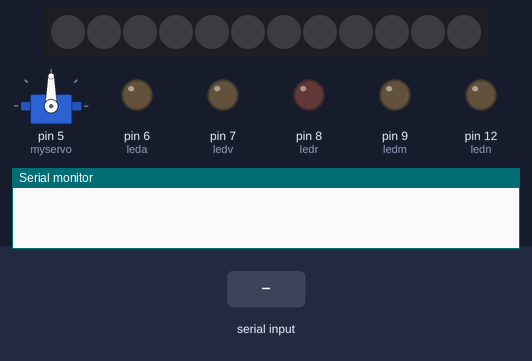
Recording of a sketch running on a simulated Arduino Uno, built with avr-gcc and run on an emulated ATmega328P. Shown: 12 RGB LEDs in strip order, left to right, servo, output pins drawn as LEDs (lit = HIGH), the last lines printed to the serial monitor. The test bench sets the inputs (shaded band). Dim RGB values are drawn brighter than linear.

Above: at 1.2 s.
1.3 s: "n" received over the second serial link
At 2.4 s:
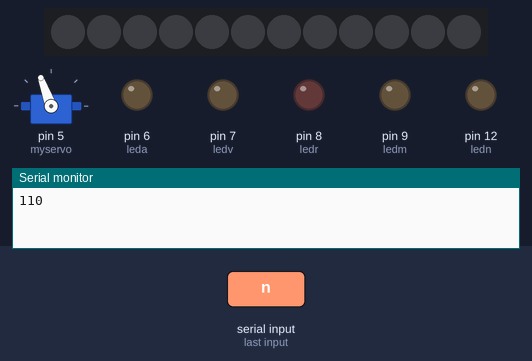
2.8 s: "s" received over the second serial link
At 3.4 s:
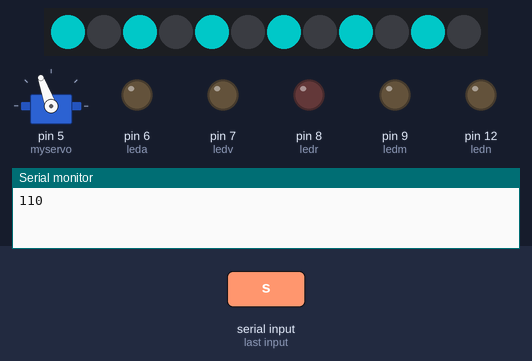
At 3.75 s:
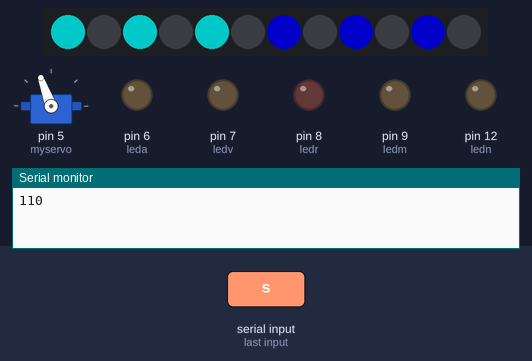
Timing chart, 0 to 5.8 s (numbered marks = the images above; inputs shaded):
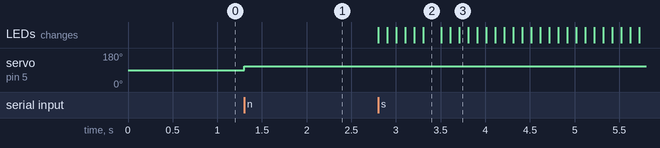

The sketch:

sketch_practica4arregladaconserv.ino
```cpp
#include <SoftwareSerial.h> //librerias que se usan
#include <Adafruit_NeoPixel.h>
#include <LedControl.h>
#include <Servo.h>

int bluetoothTx = 2; // bluetooth tx para 10 pin
int bluetoothRx = 3; // bluetooth rx para 11 pin

SoftwareSerial elbt(bluetoothTx, bluetoothRx); /*configuracion del bluetooth*/

char letra;
int numero;/**/

int ledm = 9;/*configuracion de las leds*/
int ledr = 8;
int ledv = 7;
int leda = 6;
int ledn = 12;

bool estado = 0;
bool estadoa = 0;
bool estadon = 0;
bool estadod = 0;
bool estadoi = 0;/**/

Adafruit_NeoPixel tira = Adafruit_NeoPixel(12,4);//configuracion del neopixel

LedControl MATLED = LedControl(11,13,10,3);	/*configuracion de la matriz*/

byte caracter[8] = {
  0xfe, 0xff, 0x67, 0x63, 0x63, 0x67, 0xff, 0xfe
};

byte caracter_2[8] = {
  0x1c, 0x22, 0x41, 0x82, 0x82, 0x41, 0x22, 0x1c
};

byte caracter_3[8] = {
  0xff, 0xff, 0x6, 0xc, 0xc, 0x6, 0xff, 0xff/**/
};

Servo myservo; //configuracion del servo

void setup()
{
  Serial.begin(9600);//activar el monitor serial

  elbt.begin(9600);//activar el monitor del bluetooth

  pinMode(ledm,OUTPUT);/*configuracion de las leds*/
  pinMode(ledr,OUTPUT);
  pinMode(ledv,OUTPUT);
  pinMode(leda,OUTPUT);
  pinMode(ledn,OUTPUT);/**/

  tira.begin();/*configuracion del neopixel*/
  tira.show();/**/

  MATLED.shutdown(0,false);			// enciende la matriz
  MATLED.setIntensity(0,10);			// establece brillo
  MATLED.clearDisplay(0);			// blanquea matriz

  myservo.attach(5); //configuracion del servo

}

void loop()
{

  if (elbt.available() > 0){//activa el bluetooth
    letra = elbt.read(); //hace que letra tenga los valores del bluetooth

    elbt.println(letra); //imprime  letra en su monitor digamos


    if(letra == 'a'){   //configuracion del boton a la led para que nege el estado asi este sera el que encienda y apage la led
      estado = !estado;
      digitalWrite(ledm,estado);
    }

    if(letra == 'n'){   //configuracion del boton a la led para que nege el estado asi este sera el que encienda y apage la led
      estadoa = !estadoa;
      digitalWrite(leda,estadoa);
    }

    if(letra == 'd'){   //configuracion del boton a la led para que nege el estado asi este sera el que encienda y apage la led
      estadon = !estadon;
      digitalWrite(ledr,estadon);
    }

    if(letra == 'h'){   //configuracion del boton a la led para que nege el estado asi este sera el que encienda y apage la led
      estadod = !estadod;
      digitalWrite(ledv,estadod);
    }

    if(letra == 'r'){   //configuracion del boton a la led para que nege el estado asi este sera el que encienda y apage la led
      estadoi = !estadoi;
      digitalWrite(ledn,estadoi);
    }

    if(letra == 's'){ //funciona para activar el neopixel
      neopixel();
    }

    if(letra == 'e'){   //activa el patron en la matriz
      matriz_1();
      delay(5000);
      MATLED.clearDisplay(0);
    }

    if(letra == 'm'){   //activa el patron en la matriz
      matriz_2();
      delay(5000);
      MATLED.clearDisplay(0);
    }

    if(letra == 'i'){   //activa el patron en la matriz
      matriz_3();
      delay(5000);
      MATLED.clearDisplay(0);
    }

  }

  /*if(char numero = Serial.read()> '0'){ /*todos estos fueron las pruebas de como mover el servo que realize*/
      /*myservo.write(numero);
      Serial.println(numero);
    }*/
    //movimiento();/**/

    if(elbt.available()> 0 ) // recive el numero del bluetooth
  {
    int servopos = elbt.read(); // guarda la poscicion del numero para el servo
    Serial.println(servopos); // smuestra en el monitor serial el numero que esta actual
    myservo.write(servopos); // gira el servo dependiendo del numero
  }


}

/*void movimiento(){ /*prueva del servo*/
  /*while(elbt.available() > 0){
    numero = elbt.read();
    Serial.println(numero);
    myservo.write(numero);
    delay(10);
  }
}*/

void neopixel(){  //funcion sin retorno para el neopixel
  for(int i = 0; i<12; i = i+2 ){
    tira.setBrightness(100);
    tira.setPixelColor(i, 0,255,255);
    tira.show();
      delay(100);
    }

    for(int i = 12; i>=-1; i = i-2) {
    tira.setBrightness(100);
    tira.setPixelColor(i, 0,0,255);
    tira.show();
      delay(100);
    }

    for(int i = 0; i<12; i++) {
    tira.setBrightness(100);
    tira.setPixelColor(i, 255,0,0);
    tira.show();
      delay(100);
    }
    for(int i = 0; i<12; i++) {
    tira.setBrightness(100);
    tira.setPixelColor(i, 0,0,0);
    tira.show();
      delay(100);
    }
}

void matriz_1(){
  for (int i = 0; i < 8; i++)  		// bucle itegra 8 veces por el array
  {
    MATLED.setRow(0,i,caracter[i]);
  }
}

void matriz_2(){
  for (int i = 0; i < 8; i++)  		// bucle itegra 8 veces por el array
  {
    MATLED.setRow(0,i,caracter_2[i]);
  }
}

void matriz_3(){
  for (int i = 0; i < 8; i++)  		// bucle itegra 8 veces por el array
  {
    MATLED.setRow(0,i,caracter_3[i]);
  }
}
```

Measured:
- after the input at 1.3 s, servo on pin 5 (myservo): 90° → 110° at once
- after the input at 2.8 s, the LEDs: first change at once (image 2 shows a later state)
